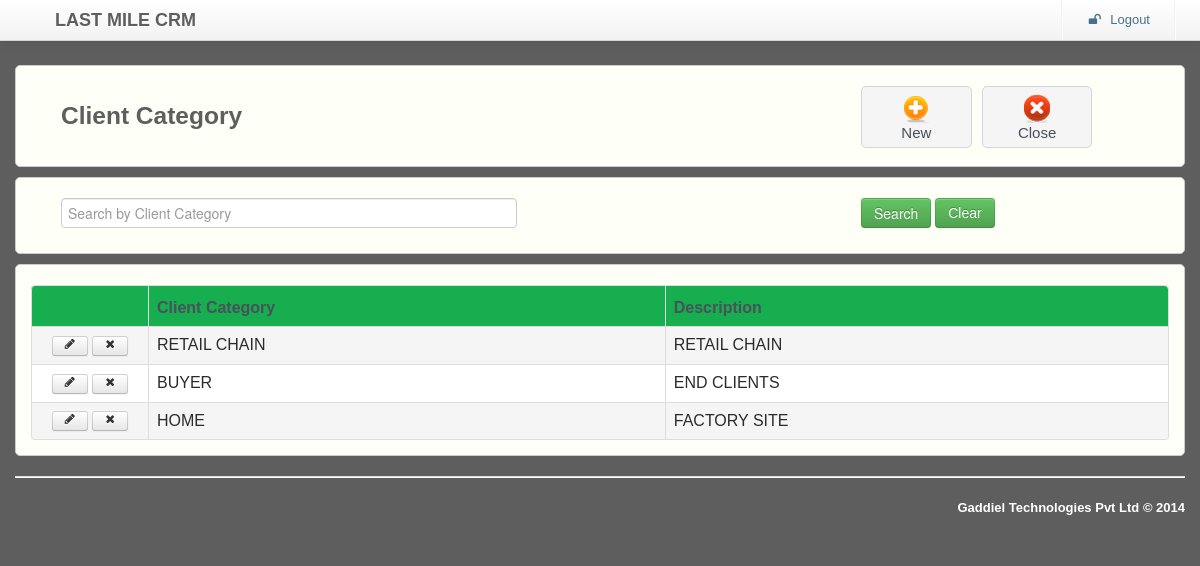
Screenshot of /master/clientCategory/clientCategory.php with the database file from the repository.
### tables this page shows
CREATE TABLE IF NOT EXISTS `CLIENT_CATEGORY` (
  `CREATED_BY` varchar(60) NOT NULL DEFAULT '-1',
  `CREATED_DATE` date NOT NULL DEFAULT '0000-00-00',
  `LAST_UPDATE_BY` varchar(60) NOT NULL DEFAULT '-1',
  `LAST_UPDATE_DATE` timestamp NOT NULL DEFAULT CURRENT_TIMESTAMP ON UPDATE CURRENT_TIMESTAMP,
  `ID` int(10) NOT NULL AUTO_INCREMENT,
  `CLIENT_CATEGORY` varchar(60) NOT NULL,
  `DESCRIPTION` varchar(240) DEFAULT NULL,
  PRIMARY KEY (`ID`)
);

### master/clientCategory/clientCategory.php (the view, shortened to what this page needs)
<html lang="en"><head><meta http-equiv="Content-Type" content="text/html; charset=UTF-8">
    <link rel="stylesheet" type="text/css" href="../../resources/css/bootstrap.min.css" >
    <link rel="stylesheet" type="text/css" href="../../resources/css/bootstrap-responsive.min.css" >
    <link rel="stylesheet" type="text/css" href="../../resources/css/alveolae.css">
    <link rel="stylesheet" type="text/css" href="../../resources/css/font-awesome.css">
    <link rel="stylesheet" type="text/css" href="../../resources/css/footable.core.css?v=2-0-1">
    <link rel="stylesheet" type="text/css" href="../../resources/css/footable-demos.css">
</head>
<body>
	  <?php include($_SERVER['DOCUMENT_ROOT'].'/lastMileCRM/header.php'); ?>
	<form action="clientCategory.php" method="POST" name="forms">
	<div id="main-content">
		<div class="container">
			<div class="row">
			   <div class="span12 desktop">
				 <div class="widget">
					<div class="widget-content ">
						<div class="span8"><h3>Client Category</h3></div>
						<div class="span3">
							<div class="box-holder">
                                 <a href="addClientCategory.php" onClick="newPage()">
                                 <div class="box"><img src="../../resources/images/e-add.png"/></br>New</div></a>
                            </div>
							 <div class="box-holder">
							   <a href="../master.php">
							   <div class="box"><img src="../../resources/images/e-close.png"/></br>Close</div></a>
                             </div>
						</div>
					</div>
				</div>
			 </div>
					<div class="span12">
					    <div class="widget">
						<div class="widget-content">
							<div class="span8"><input type="text" autofocus class="span5" placeholder="Search by Client Category" id="searchphone" name="ClientCategory"/></div>
							<div class="span3">
							<input type="submit" class="btn btn-success " onClick="searchvalue()" value="Search"> <a href="#" class="btn btn-success " onClick="clearvalue()">Clear</a></div>
						</div>
					   </div>
			  </div>
				<div class="span12">
					<div class="widget-content">
						<div class="tab-content">
							<div class="tab-pane active" id="demo">
							<table class="table demo table-bordered " data-filter="#filter" data-page-size="5"
							       data-page-previous-text="prev" data-page-next-text="next">
								<thead>
									   <tr class="widget-header">
										<th></th>
										<th data-toggle="true">Client Category</th>
										<th data-hide="phone">Description</th>
									</tr>
								</thead>
								<tbody id="gridvaluediv" class="mytable1">
								 <?php
									$pdo = Database::connect();
									$pdo->setAttribute(PDO::ATTR_ERRMODE, PDO::ERRMODE_EXCEPTION);
									$result = $pdo->prepare("SELECT ID,CLIENT_CATEGORY,DESCRIPTION FROM CLIENT_CATEGORY ORDER BY ID DESC");
		                            $result->execute();
		                            for($i=0; $row = $result->fetch(); $i++){
			 				      ?>
									<tr Style="cursor:pointer;" id="views">
                                    <td class="actions">
											<a href="editClientCategory.php?id=<?php echo $row['ID']; ?>" class="btn btn-small "><i class="icon-pencil"></i></a>
											<a href="deleteClientCategory.php?id=<?php echo $row['ID']; ?>" class="btn btn-small" onclick="return confirm('Are you sure?')" ><i class="icon-remove"></i></a>
										</td>
										<td><?php echo  $row['CLIENT_CATEGORY'];?></td>
										<td><?php echo  $row['DESCRIPTION'];?></td>
									</tr>
									 <?php  }?>
								</tbody>
							</table>
							</div>
						</div>
					</div>
				</div>
			</div>
			 <?php include($_SERVER['DOCUMENT_ROOT'].'/lastMileCRM/footer.php'); ?>
		</div>
	</div>
	</form>
</body>
</html>

### resources/css/alveolae.css (style rules this page uses)
body { background-color: #5e5e5e; font-family: 'Asap', sans-serif; }
h3 { margin-bottom: 15px; font-weight: 700; color: #5e5e5e; }
#main-content { padding-top: 60px; }
label, input, button, select, textarea { cursor: default; }
.box-holder { width: 25%; display: table-cell; }
.box-holder a { text-decoration: none; }
.box { height: 50px; padding: 5px; margin-right: 10px; font-size: 15px; text-align: center; color: #4A515B; background: #F5F5F5; border: 1px solid #D5D5D5; border-radius: 5px; text-shadow: 1px 1px 1px #EDEDED; }
.widget { clear: both; width: auto; position: relative; margin-bottom: 10px; }
.widget-header { position: relative; height: 40px; background: #17ae4f; border: 1px solid #CCCCCC; -webkit-border-top-left-radius: 5px; -webkit-border-top-right-radius: 5px; -moz-border-radius-topleft: 5px; -moz-border-radius-topright: 5px; border-top-left-radius: 5px; border-top-right-radius: 5px; }
.widget-content { padding: 20px 15px 15px; background: #fefff7; border: 1px solid #CCCCCC; -moz-border-radius: 5px; -webkit-border-radius: 5px; border-radius: 5px; }
.widget-content:before, .widget-content:after { content:""; display:table; clear:both; }
.table th { text-align: left; color: #4A515B; }
.table .actions { width: 100px; text-align: center; }
.table { display: table; margin: 0 auto; }
.desktop { display:block; }

### resources/css/footable.core.css (style rules this page uses)
.footable { width: 100%; }
.footable > thead > tr > th { -webkit-touch-callout: none; -webkit-user-select: none; -khtml-user-select: none; -moz-user-select: -moz-none; -ms-user-select: none; user-select: none; }

### resources/css/footable-demos.css (style rules this page uses)
body { color:#2B2B2B; font-family: 'trebuchet MS' , 'Lucida sans' , Arial; }

### master/clientCategory/clientCategory.php (style rules this page uses)
.oddtr { background-color:#FFFFFF; }
.eventr { background-color:#F5F5F5; }

### rows the page displays
client_category: CLIENT_CATEGORY "RETAIL CHAIN", DESCRIPTION "RETAIL CHAIN"
client_category: CLIENT_CATEGORY "BUYER", DESCRIPTION "END CLIENTS"
client_category: CLIENT_CATEGORY "HOME", DESCRIPTION "FACTORY SITE"
